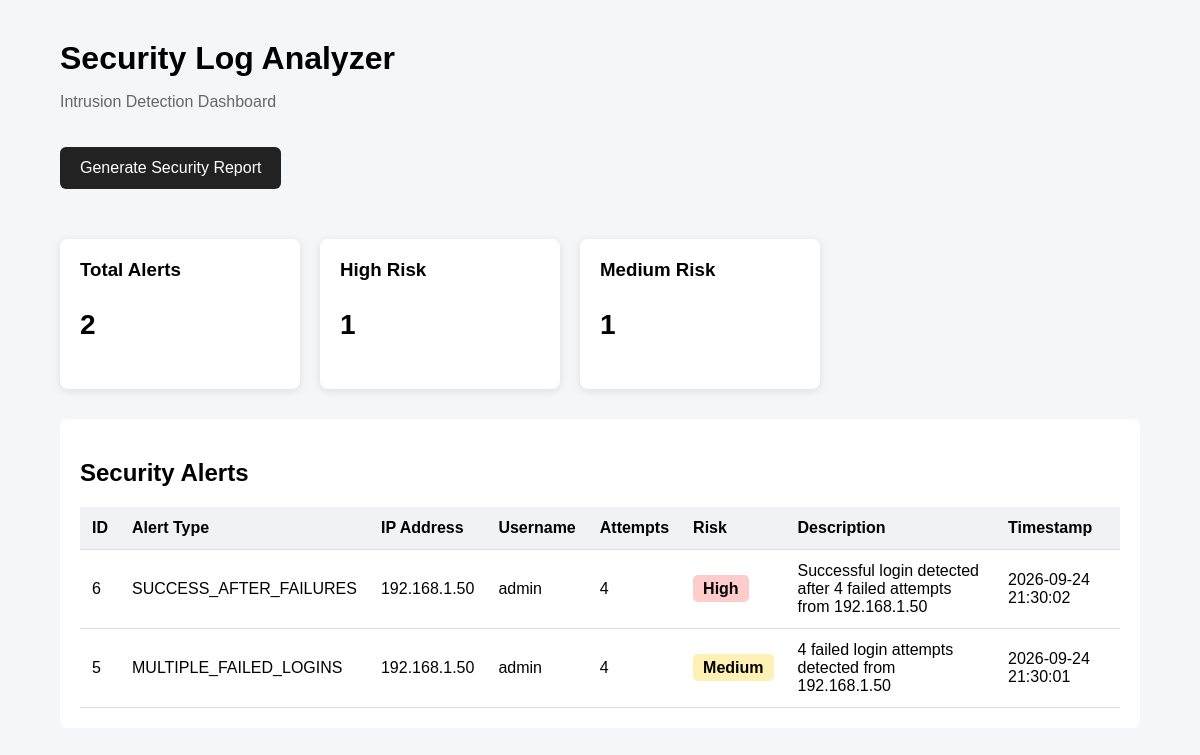
The page / on the database its author committed.
### tables this page shows
CREATE TABLE security_alerts (
            id INTEGER PRIMARY KEY AUTOINCREMENT,
            alert_type TEXT,
            ip_address TEXT,
            username TEXT,
            attempts INTEGER,
            risk_level TEXT,
            description TEXT,
            timestamp TEXT
        );

### app.py (the view)
@app.route("/")
def dashboard():
    alerts = get_alerts()
    return render_template(
        "dashboard.html",
        alerts=alerts
    )

### app.py (called while the page is built)
def get_alerts():
    connection = sqlite3.connect(DATABASE)
    connection.row_factory = sqlite3.Row
    cursor = connection.cursor()
    cursor.execute("""
        SELECT *
        FROM security_alerts
        ORDER BY id DESC
    """)
    alerts = cursor.fetchall()
    connection.close()
    return alerts

### templates/dashboard.html (shortened to what this page needs)
<!DOCTYPE html>
<html lang="en">
<head>
    <link rel="stylesheet"
          href="{{ url_for('static', filename='style.css') }}">
</head>
<body>
    <div class="container">
        <h1>Security Log Analyzer</h1>
        <p class="subtitle">
            Intrusion Detection Dashboard
        </p>
        <a href="/generate-report" class="report-button">
    Generate Security Report
</a>
        <div class="stats">
            <div class="card">
                <h3>Total Alerts</h3>
                <p>{{ alerts|length }}</p>
            </div>
            <div class="card">
                <h3>High Risk</h3>
                <p>
                    {{ alerts
                       |selectattr("risk_level", "equalto", "High")
                       |list
                       |length }}
                </p>
            </div>
            <div class="card">
                <h3>Medium Risk</h3>
                <p>
                    {{ alerts
                       |selectattr("risk_level", "equalto", "Medium")
                       |list
                       |length }}
                </p>
            </div>
        </div>
        <div class="table-container">
            <h2>Security Alerts</h2>
            <table>
                <thead>
                    <tr>
                        <th>ID</th>
                        <th>Alert Type</th>
                        <th>IP Address</th>
                        <th>Username</th>
                        <th>Attempts</th>
                        <th>Risk</th>
                        <th>Description</th>
                        <th>Timestamp</th>
                    </tr>
                </thead>
                <tbody>
                    {% for alert in alerts %}
                    <tr>
                        <td>{{ alert["id"] }}</td>
                        <td>
                            {{ alert["alert_type"] }}
                        </td>
                        <td>
                            {{ alert["ip_address"] }}
                        </td>
                        <td>
                            {{ alert["username"] }}
                        </td>
                        <td>
                            {{ alert["attempts"] }}
                        </td>
                        <td>
                            <span class="risk {{ alert['risk_level']|lower }}">
                                {{ alert["risk_level"] }}
                            </span>
                        </td>
                        <td>
                            {{ alert["description"] }}
                        </td>
                        <td>
                            {{ alert["timestamp"] }}
                        </td>
                    </tr>
                    {% endfor %}
                </tbody>
            </table>
        </div>
    </div>
</body>
</html>

### static/style.css (style rules this page uses)
body { font-family: Arial, sans-serif; margin: 0; background: #f4f6f8; }
.container { width: 90%; margin: 40px auto; }
h1 { margin-bottom: 5px; }
.subtitle { color: #666; }
.stats { display: flex; gap: 20px; margin: 30px 0; }
.card { background: white; padding: 20px; width: 200px; border-radius: 8px; box-shadow: 0 2px 8px rgba(0, 0, 0, 0.1); }
.card h3 { margin-top: 0; }
.card p { font-size: 28px; font-weight: bold; }
.table-container { background: white; padding: 20px; border-radius: 8px; overflow-x: auto; }
table { width: 100%; border-collapse: collapse; }
th, td { padding: 12px; border-bottom: 1px solid #ddd; text-align: left; }
th { background: #f0f2f4; }
.risk { padding: 5px 10px; border-radius: 5px; font-weight: bold; }
.risk.high { background: #ffcccc; }
.risk.medium { background: #fff0b3; }
.report-button { display: inline-block; margin: 20px 0; padding: 12px 20px; background: #222; color: white; text-decoration: none; border-radius: 6px; }

### rows shown on the page
security_alerts: id "6", alert_type "SUCCESS_AFTER_FAILURES", ip_address "192.168.1.50", username "admin", attempts "4", risk_level "High", description "Successful login detected after 4 failed attempts from 192.168.1.50", timestamp "2026-09-24 21:30:02"
security_alerts: id "5", alert_type "MULTIPLE_FAILED_LOGINS", ip_address "192.168.1.50", username "admin", attempts "4", risk_level "Medium", description "4 failed login attempts detected from 192.168.1.50", timestamp "2026-09-24 21:30:01"

### other values the page prints
{{ alerts|length }} "2"
